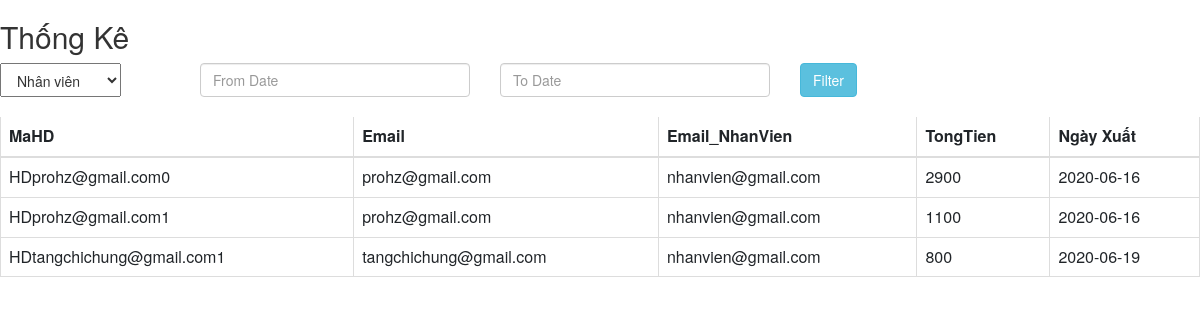
/admin/ThongKe.php, run on the app's committed database.
### tables this page shows
CREATE TABLE `tblhoadon` (
  `MaHD` varchar(30) NOT NULL,
  `Email` varchar(30) NOT NULL,
  `TongTien` varchar(30) NOT NULL,
  `TinhTrang` varchar(30) NOT NULL,
  `NgayThang` date NOT NULL,
  `Email_NhanVien` varchar(30) NOT NULL
);

### admin/ThongKe.php (the view, shortened to what this page needs)
<?php
	include 'scripts.php';
?>
<link rel="stylesheet" href="https://maxcdn.bootstrapcdn.com/bootstrap/3.3.6/css/bootstrap.min.css" />
<div><h2>Thống Kê</h2></div>
<div>
	<div class="col-md-2 select1">
				<select name="selectRole1" id="selectRole1" style=" height:34px; padding-top: 6px; padding-bottom: 6px; padding-left: 12px; padding-right: 12px;">
					<option value="0" >Nhân viên</option>
				</select>
	</div>
	<div class="col-md-3">
	<input type="text" name="from_date" id="from_date" class="form-control" placeholder="From Date" />
	</div>
	<div class="col-md-3">
		<input type="text" name="to_date" id="to_date" class="form-control" placeholder="To Date" />
	</div>
	<div class="col-md-4">
		<input type="button" name="filter" id="filter" value="Filter" class="btn btn-info" />
	</div>
	<br/>
</div>
<div class="table-responsive" id="tableTK">
<?php
	$connection = mysqli_connect("localhost","root","","webdb");
	$query = "SELECT * FROM tblhoadon";
	$query_run = mysqli_query($connection,$query);
?>
<table class="table table-bordered"  width="100%" cellspacing="0">
	<thead>
		<tr>
			<th>MaHD</th>
			<th>Email</th>
			<th>Email_NhanVien</th>
			<th>TongTien</th>
			<th>Ngày Xuất</th>
		</tr>
	</thead>
	<tbody>
	<?php
		if(mysqli_num_rows($query_run)>0)
		{
			while($row = mysqli_fetch_assoc($query_run))
			{
				?>
		<tr>
			<td><?php echo $row['MaHD']; ?></td>
			<td><?php echo $row['Email']; ?></td>
			<td><?php echo $row['Email_NhanVien']?></td>
			<td><?php echo $row['TongTien']; ?></td>
			<td><?php echo $row['NgayThang'];?></td>
		</tr>
		<?php
			}
		}
		else{
			echo "<h2>Không tìm thấy hóa đơn</h2>";
		}
		?>
	</tbody>
</table>
</div>

### admin/ThongKe.php (style rules this page uses)
.select1 { margin-left:-15px; }

### data on the page
tblhoadon: MaHD "HDprohz@gmail.com0", Email "prohz@gmail.com", Email_NhanVien "nhanvien@gmail.com", TongTien "2900", NgayThang "2020-06-16"
tblhoadon: MaHD "HDprohz@gmail.com1", Email "prohz@gmail.com", Email_NhanVien "nhanvien@gmail.com", TongTien "1100", NgayThang "2020-06-16"
tblhoadon: MaHD "HDtangchichung@gmail.com1", Email "tangchichung@gmail.com", Email_NhanVien "nhanvien@gmail.com", TongTien "800", NgayThang "2020-06-19"
